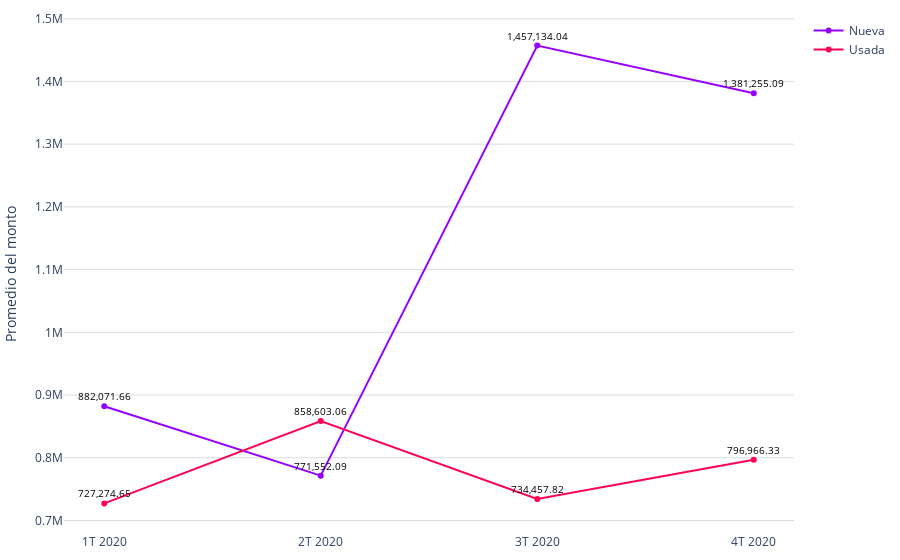

The notebook cell this image was saved under:
### Code cell
# Datos
trimestres = promedio_monto_por_modalidad_mes['trimestre']
modalidades = promedio_monto_por_modalidad_mes['modalidad']
promedios = promedio_monto_por_modalidad_mes['promedio']

# Limpiar las cadenas de promedio y convertirlas a números
promedios_limpios = [float(promedio.replace(',', '')) for promedio in promedios]

colors = ['#9500ff', '#ff0059']
fig = go.Figure()

# Agregar líneas para cada modalidad
for i, modalidad in enumerate(modalidades.unique()):
    df_modalidad = promedio_monto_por_modalidad_mes[promedio_monto_por_modalidad_mes['modalidad'] == modalidad]
    fig.add_trace(go.Scatter(
        x=df_modalidad['trimestre'],
        y=df_modalidad['promedio'].apply(lambda x: float(x.replace(',', ''))),  # Usar los promedios limpios
        mode='markers+lines',
        name=modalidad,
        line=dict(color=colors[i % len(colors)])  # Asignar colores a las líneas
    ))

fig.update_layout(
    #title='Promedio de valor de créditos para viviendas nuevas y usadas (2023)',
    #xaxis=dict(title='Trimestre'),
    yaxis=dict(title='Promedio del monto', gridcolor='#dddcda'),
    margin=dict(l=10, r=10, t=10, b=10),  # Ajusta los márgenes (left, right, top, bottom)
    plot_bgcolor='rgba(0,0,0,0)',  # Color de fondo del gráfico
)

# Agregar etiquetas de texto a los puntos
for trace in fig.data:
    df_modalidad = promedio_monto_por_modalidad_mes[promedio_monto_por_modalidad_mes['modalidad'] == trace.name]
    for i, point in enumerate(trace.y):
        fig.add_annotation(
            x=trace.x[i],
            y=point,
            text=f'{df_modalidad.iloc[i]["promedio"]}',
            showarrow=False,
            font=dict(color='black', size=10),
            yshift=10
        )

# Exportar gráfica como archivo HTML
def guardar_grafico_como_html(fig, nombre_archivo, carpeta='assets\graficas'):
    # Crear la carpeta si no existe
    if not os.path.exists(carpeta):
        os.makedirs(carpeta)
    
    # Gráfica como archivo HTML en la carpeta especificada
    pio.write_html(fig, f'{carpeta}/{nombre_archivo}.html')

guardar_grafico_como_html(fig, 'g_scatt_creditos_nuevausada_2020', carpeta='assets\graficas')
fig.show()

### Figure 1 — Plotly figure (JSON) as saved in the notebook; plotly's stock layout.template omitted (floating-point values rounded to 4 significant figures)
{"data": [{"line": {"color": "#9500ff"}, "mode": "markers+lines", "name": "Nueva", "type": "scatter", "x": ["1T 2020", "2T 2020", "3T 2020", "4T 2020"], "y": [882100.0, 771600.0, 1457000.0, 1381000.0]}, {"line": {"color": "#ff0059"}, "mode": "markers+lines", "name": "Usada", "type": "scatter", "x": ["1T 2020", "2T 2020", "3T 2020", "4T 2020"], "y": [727300.0, 858600.0, 734500.0, 797000.0]}], "layout": {"annotations": [{"font": {"color": "black", "size": 10}, "showarrow": false, "text": "882,071.66", "x": "1T 2020", "y": 882100.0, "yshift": 10}, {"font": {"color": "black", "size": 10}, "showarrow": false, "text": "771,552.09", "x": "2T 2020", "y": 771600.0, "yshift": 10}, {"font": {"color": "black", "size": 10}, "showarrow": false, "text": "1,457,134.04", "x": "3T 2020", "y": 1457000.0, "yshift": 10}, {"font": {"color": "black", "size": 10}, "showarrow": false, "text": "1,381,255.09", "x": "4T 2020", "y": 1381000.0, "yshift": 10}, {"font": {"color": "black", "size": 10}, "showarrow": false, "text": "727,274.65", "x": "1T 2020", "y": 727300.0, "yshift": 10}, {"font": {"color": "black", "size": 10}, "showarrow": false, "text": "858,603.06", "x": "2T 2020", "y": 858600.0, "yshift": 10}, {"font": {"color": "black", "size": 10}, "showarrow": false, "text": "734,457.82", "x": "3T 2020", "y": 734500.0, "yshift": 10}, {"font": {"color": "black", "size": 10}, "showarrow": false, "text": "796,966.33", "x": "4T 2020", "y": 797000.0, "yshift": 10}], "margin": {"b": 10, "l": 10, "r": 10, "t": 10}, "plot_bgcolor": "rgba(0,0,0,0)", "yaxis": {"gridcolor": "#dddcda", "title": {"text": "Promedio del monto"}}}}
